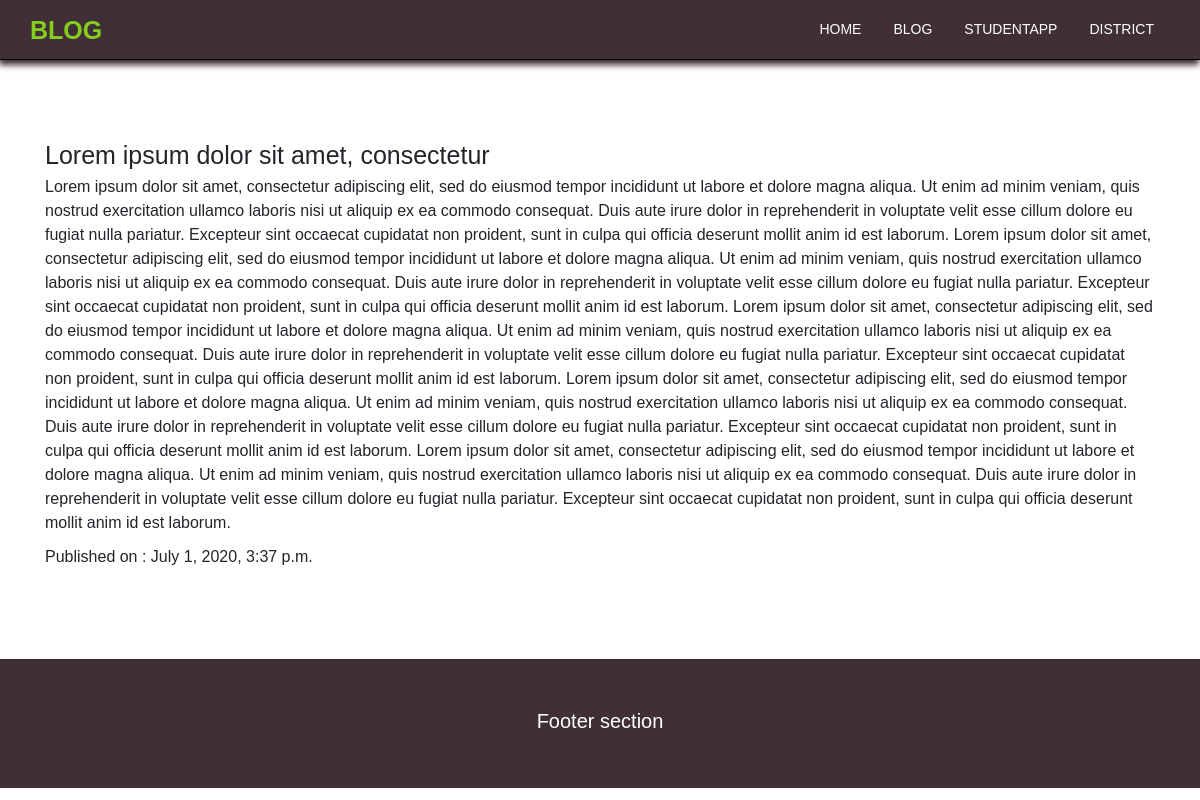
/blog-detail/1, run on the app's committed database.
### Blog/models.py (models this page shows, shortened)
class Blog(models.Model):
    title = models.CharField(max_length=250)
    blog_text = models.TextField()
    publish_date = models.DateTimeField(auto_now_add=True)

### Blog/views.py (the view)
# urls.py: path('blog-detail/<int:blog_id>', views.blog_detail, name='blog-detail'),
def blog_detail(request, blog_id):
    blog = Blog.objects.get(pk=blog_id)
    context = {
        'blog': blog
    }
    return render(request, 'blog/blog_detail.html', context)

### templates/blog/blog_detail.html (shortened to what this page needs)
{% extends 'base.html' %}
{% block body_block %}
              <h1>{{ blog.title }}</h1>
              <p>{{ blog.blog_text  }}</p>
              <p>Published on : {{ blog.publish_date }}</p>
{% endblock %}

### static/resources/css/main.css (style rules this page uses)
* { margin: 0; padding: 0; box-sizing: border-box; }
html { scroll-behavior: smooth; font-size: 62.5%; }
body { font-family: Titillium Web, sans-serif; }
p { font-size: 1.6rem; }

### data on the page
Blog: title "Lorem ipsum dolor sit amet, consectetur", blog_text "Lorem ipsum dolor sit amet, consectetur adipiscing elit, sed do eiusmod tempor incididunt ut labore et dolore magna aliqua. Ut enim ad minim veniam, quis nostrud exercitation ullamco laboris nisi ut aliquip ex ea commodo consequat. Duis aute irure dolor in reprehenderit in voluptate velit esse cillum dolore eu fugiat nulla pariatur. Excepteur sint occaecat cupidatat non proident, sunt in culpa qui officia deserunt mollit anim id est laborum. Lorem ipsum dolor sit amet, consectetur adipiscing elit, sed do eiusmod tempor incididunt ut labore et dolore magna aliqua. Ut enim ad minim veniam, quis nostrud exercitation ullamco laboris nisi ut aliquip ex ea commodo consequat. Duis aute irure dolor…", publish_date "July 1, 2020, 3:37 p.m."
